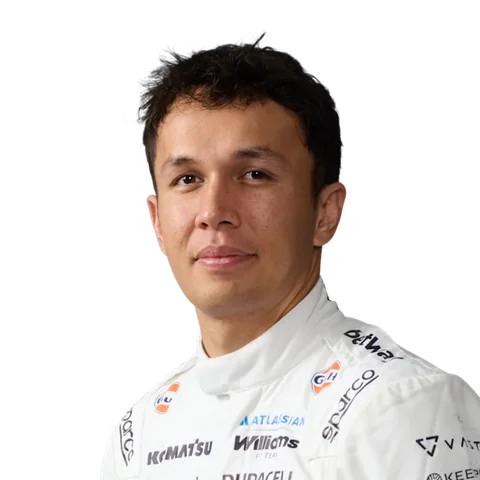
#> input picture img/drivers/a-albon.webp, 480 x 480 px
$ python -i build.py   (imports and definitions only)
#> lines starting #> are read from the running program, lines starting #| are printed output that depends on the picture; after the words box and inside, x2 and y2 are one past the last pixel; in counts of white or black regions, pixels touching at a corner belong together
#> further down, picture is the input picture: PIL image 480x480 RGBA; mean R, G, B, A 76.7, 68.7, 64.7, 106
#!/usr/bin/env python3
"""Builds Dan's Formula 1 calendar.

Writes two files into ./site, which GitHub Pages publishes:
  f1.ics   the calendar Apple Calendar and Home Assistant subscribe to
           (Grands Prix, Sprints and pre-season testing only; no alerts; shown as Free;
           each event in the circuit's own time zone)
  f1.json  the rich details the Home Assistant pop-up draws from
           (flags, round progress, last year's podium with headshots, starting grids, standings, title watch, changes)

Where the data comes from (all free, no keys):
  Jolpica (api.jolpi.ca)  the official schedule, results and standings (the successor to Ergast)
  OpenF1 (api.openf1.org) driver headshots and team colours, and testing days once F1 publishes them
  testing.json            testing days typed in by hand, used until OpenF1 has them
  flagcdn.com             flag images (linked, not copied)

Cancelled rounds simply drop out, because they drop out of the official schedule; round numbers
follow it. If the schedule can't be fetched, or looks badly wrong, the build stops and the
previous calendar stays live.
"""
from __future__ import annotations

import datetime as dt
import json
import os
import re
import sys
import time
import unicodedata
import urllib.error
import urllib.parse
import urllib.request
from pathlib import Path
from zoneinfo import ZoneInfo

try:
    from timezonefinder import TimezoneFinder
    TF = TimezoneFinder()
except Exception:  # pragma: no cover - only if the package is missing
    TF = None

ROOT = Path(__file__).resolve().parent
SITE = ROOT / "site"
DATA = ROOT / "data"
JOLPICA = os.environ.get("JOLPICA_URL", "https://api.jolpi.ca/ergast/f1")
OPENF1 = os.environ.get("OPENF1_URL", "https://api.openf1.org/v1")
PAGES_URL = os.environ.get("PAGES_URL", "https://ketteringham.github.io/f1-calendar")
UID_DOMAIN = "f1-calendar.ketteringham.github.io"
UK = ZoneInfo("Europe/London")
NOW = dt.datetime.now(dt.timezone.utc)
TODAY = NOW.date()

RACE_HOURS = 2
SPRINT_HOURS = 1
RACE_POINTS = 25
SPRINT_POINTS = 8
CHANGE_DAYS = 21  # how long a "start time changed" banner stays

# ------------------------------------------------------------------ fetching

AGENT = "f1-calendar (github.com/ketteringham/f1-calendar)"
PAUSE = float(os.environ.get("REQUEST_PAUSE", "0.35"))


# [42 lines left out: functions get, soft, load, not called in this run]


def save(name: str, value) -> None:
    DATA.mkdir(exist_ok=True)
    (DATA / name).write_text(json.dumps(value, indent=1, ensure_ascii=False, sort_keys=True) + "\n", encoding="utf-8")


# [2 lines not run here, left out]

# ------------------------------------------------------------------ countries, flags, colours

COUNTRY = {
    "argentina": "ar", "australia": "au", "austria": "at", "azerbaijan": "az", "bahrain": "bh", "belgium": "be",
    "brazil": "br", "canada": "ca", "china": "cn", "france": "fr", "germany": "de", "hungary": "hu", "india": "in",
    "italy": "it", "japan": "jp", "korea": "kr", "south korea": "kr", "malaysia": "my", "mexico": "mx",
    "monaco": "mc", "morocco": "ma", "netherlands": "nl", "portugal": "pt", "qatar": "qa", "russia": "ru",
    "rwanda": "rw", "saudi arabia": "sa", "singapore": "sg", "south africa": "za", "spain": "es", "sweden": "se",
    "switzerland": "ch", "thailand": "th", "turkey": "tr", "türkiye": "tr", "turkiye": "tr", "uae": "ae",
    "united arab emirates": "ae", "uk": "gb", "united kingdom": "gb", "great britain": "gb", "usa": "us",
    "united states": "us", "vietnam": "vn",
}
OPENF1_COUNTRY = {"BRN": "bh", "ESP": "es", "UAE": "ae", "ARE": "ae", "GBR": "gb", "USA": "us", "QAT": "qa", "SAU": "sa"}

TEAM_COLOUR = {  # used only when OpenF1 hasn't given a colour
    "mercedes": "#00D7B6", "ferrari": "#ED1131", "mclaren": "#F47600", "red_bull": "#4781D7",
    "aston_martin": "#229971", "alpine": "#00A1E8", "williams": "#1868DB", "rb": "#6C98FF",
    "sauber": "#01C00E", "audi": "#F50537", "haas": "#9C9FA2", "cadillac": "#909090",
}

# fallback time zones for circuits, used only if the coordinates lookup isn't available
TZ_FALLBACK = {
    "bahrain": "Asia/Bahrain", "jeddah": "Asia/Riyadh", "albert_park": "Australia/Melbourne",
    "suzuka": "Asia/Tokyo", "shanghai": "Asia/Shanghai", "miami": "America/New_York",
    "villeneuve": "America/Toronto", "monaco": "Europe/Monaco", "catalunya": "Europe/Madrid",
    "madring": "Europe/Madrid", "red_bull_ring": "Europe/Vienna", "silverstone": "Europe/London",
    "spa": "Europe/Brussels", "hungaroring": "Europe/Budapest", "zandvoort": "Europe/Amsterdam",
    "monza": "Europe/Rome", "imola": "Europe/Rome", "baku": "Asia/Baku", "marina_bay": "Asia/Singapore",
    "americas": "America/Chicago", "rodriguez": "America/Mexico_City", "interlagos": "America/Sao_Paulo",
    "vegas": "America/Los_Angeles", "losail": "Asia/Qatar", "yas_marina": "Asia/Dubai",
    "portimao": "Europe/Lisbon", "istanbul": "Europe/Istanbul",
}


TEST_VENUES = {  # where testing usually happens, for years when no Grand Prix there gives us the details
    "bh": {"id": "bahrain", "name": "Bahrain International Circuit", "locality": "Sakhir", "country": "Bahrain",
           "country_code": "bh", "lat": 26.0325, "long": 50.5106, "tz": "Asia/Bahrain"},
    "es": {"id": "catalunya", "name": "Circuit de Barcelona-Catalunya", "locality": "Montmeló", "country": "Spain",
           "country_code": "es", "lat": 41.57, "long": 2.26111, "tz": "Europe/Madrid"},
}


def iso2(country: str) -> str:
    return COUNTRY.get((country or "").strip().lower(), "")


def flag_emoji(cc: str) -> str:
    return "".join(chr(0x1F1E6 + ord(c) - 97) for c in cc) if len(cc) == 2 else ""


COUNTRY_TZ = {  # countries with one time zone
    "ae": "Asia/Dubai", "at": "Europe/Vienna", "az": "Asia/Baku", "be": "Europe/Brussels", "bh": "Asia/Bahrain",
    "cn": "Asia/Shanghai", "de": "Europe/Berlin", "es": "Europe/Madrid", "fr": "Europe/Paris", "gb": "Europe/London",
    "hu": "Europe/Budapest", "in": "Asia/Kolkata", "it": "Europe/Rome", "jp": "Asia/Tokyo", "kr": "Asia/Seoul",
    "ma": "Africa/Casablanca", "mc": "Europe/Monaco", "my": "Asia/Kuala_Lumpur", "nl": "Europe/Amsterdam",
    "pt": "Europe/Lisbon", "qa": "Asia/Qatar", "rw": "Africa/Kigali", "sa": "Asia/Riyadh", "sg": "Asia/Singapore",
    "th": "Asia/Bangkok", "tr": "Europe/Istanbul", "vn": "Asia/Ho_Chi_Minh", "za": "Africa/Johannesburg",
    "ar": "America/Argentina/Buenos_Aires",
}


# [12 lines left out: function tz_for, not called in this run]


def slug(s: str) -> str:
    s = unicodedata.normalize("NFKD", s).encode("ascii", "ignore").decode()
    return re.sub(r"[^a-z0-9]+", "-", s.lower()).strip("-")


# ------------------------------------------------------------------ times


# [12 lines left out: functions parse_when, uk_clock, not called in this run]


def local_clock(d: dt.datetime, tz: str) -> str:
    t = d.astimezone(ZoneInfo(tz))
    return f"{t.hour:02d}:{t.minute:02d}"


# [39 lines left out: functions uk_day, remember_drivers, refresh_headshots, not called in this run]


# ------------------------------------------------------------------ images, kept in the repository

IMG = ROOT / "img"
HEADSHOT_PX = 480  # longest side; sharp on a phone's podium tile, small to store


# [9 lines left out: function fetch_bytes, not called in this run]


TEAM_SLUGS = {  # how F1's image library spells team names
    "red bull racing": "redbullracing", "red bull": "redbullracing", "racing bulls": "racingbulls", "rb": "racingbulls",
    "aston martin": "astonmartin", "kick sauber": "kicksauber", "sauber": "kicksauber", "haas f1 team": "haasf1team",
    "haas": "haasf1team",
}


# [45 lines left out: functions bigger_versions, head_and_shoulders, not called in this run]


def is_placeholder(im) -> bool:
    """F1 answers a missing photo with a plain grey figure. Real headshots are full of colour (faces, race suits)."""
    from PIL import ImageStat
    rgba = im.convert("RGBA")
    alpha = rgba.getchannel("A").point(lambda a: 255 if a > 200 else 0)
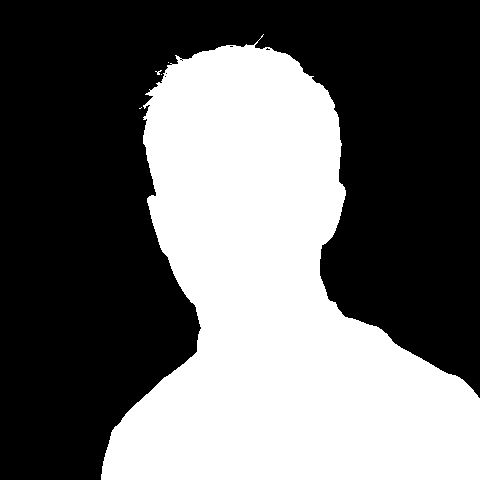
#> alpha: PIL image 480x480 L; 41.2% white; 5 white regions (4 under 20 px), largest, box (x1, y1, x2, y2) and area: (101, 34, 480, 480) 94918
    if not alpha.getbbox():
        return True
    sat = rgba.convert("RGB").convert("HSV").getchannel("S")
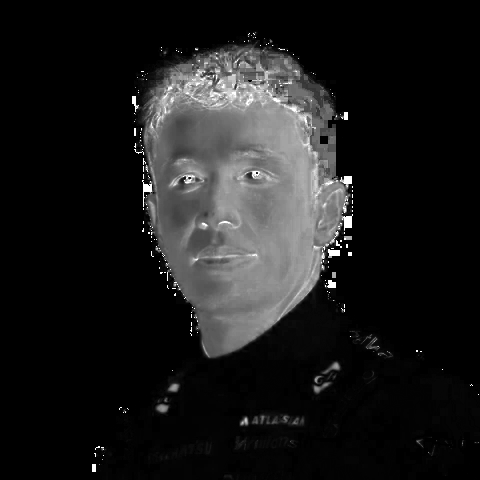
#> sat: PIL image 480x480 L; min 0, max 255, mean 27.8
    return ImageStat.Stat(sat, alpha).mean[0] < 14


# [190 lines left out: functions save_headshot, is_placeholder_file, save_flag, headshot_url, known_driver, person and 5 more, not called in this run]


# ------------------------------------------------------------------ starting grids

QUALI_SESSIONS: dict[int, list] = {}


# [5 lines left out: function quali_sessions, not called in this run]


def lap_text(sec: float) -> str:
    m, s = divmod(float(sec), 60)
    return f"{int(m)}:{s:06.3f}" if m else f"{s:.3f}"


# [313 lines left out: functions last_of, starting_grid, season_schedule, race_events, testing_events, title_watch and 2 more, not called in this run]


# ------------------------------------------------------------------ formula1.com event pages

F1_SITE = "https://www.formula1.com/en/racing"
# formula1.com names most event pages after the country, with a few exceptions by circuit or town
F1_PAGE_BY_CIRCUIT = {"miami": "miami", "vegas": "las-vegas", "imola": "emilia-romagna", "catalunya": "barcelona-catalunya"}
F1_PAGE_BY_TOWN = {"miami": "miami", "las vegas": "las-vegas", "imola": "emilia-romagna",
                   "montmelo": "barcelona-catalunya", "barcelona": "barcelona-catalunya"}
F1_PAGE_BY_COUNTRY = {"usa": "united-states", "united states": "united-states", "uk": "great-britain",
                      "united kingdom": "great-britain", "great britain": "great-britain",
                      "uae": "united-arab-emirates", "united arab emirates": "united-arab-emirates"}


# [52 lines left out: functions f1_season_pages, f1_pages, not called in this run]


def location_text(c: dict) -> str:
    second = ", ".join(x for x in (c.get("locality"), c.get("country")) if x)
    return f"{c['name']}\n{second}" if second else c["name"]


# [30 lines left out: function track_changes, not called in this run]


# ------------------------------------------------------------------ writing the .ics (RFC 5545, no libraries)


def ics_text(s: str) -> str:
    return (s.replace("\\", "\\\\").replace(";", "\\;").replace(",", "\\,")
            .replace("\r\n", "\n").replace("\n", "\\n"))


def ics_param(s: str) -> str:
    s = s.replace('"', "'")
    return f'"{s}"' if re.search(r"[:;,]", s) else s


# [12 lines left out: function fold, not called in this run]


def ics_local(d: dt.datetime) -> str:
    return d.strftime("%Y%m%dT%H%M%S")


def ics_utc(d: dt.datetime) -> str:
    return d.astimezone(dt.timezone.utc).strftime("%Y%m%dT%H%M%SZ")


# [190 lines left out: functions offset, vtimezone, build_ics, public, main, not called in this run]


# [2 lines not run here, left out]

>>> from PIL import Image
>>> picture = Image.open('img/drivers/a-albon.webp')
>>> result = is_placeholder(picture)
#> result = False
